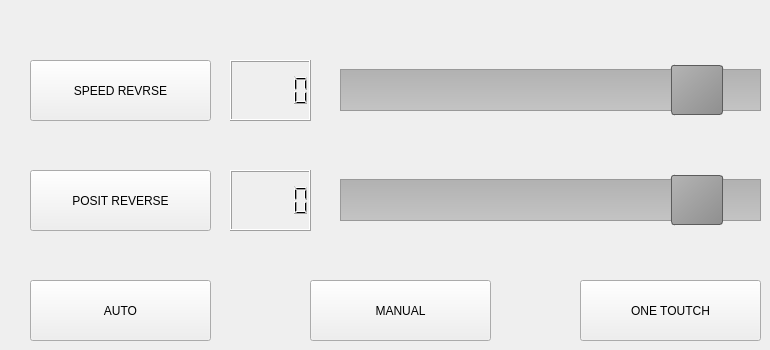
   <widget class="QWidget" name="tabFocus">
    <attribute name="title">
     <string>FOCUS</string>
    </attribute>
    <widget class="QSlider" name="SliderFocusSPSpeed">
     <property name="geometry">
      <rect>
       <x>340</x>
       <y>60</y>
       <width>421</width>
       <height>60</height>
      </rect>
     </property>
     <property name="styleSheet">
      <string notr="true">QSlider::groove:horizontal {
    border: 1px solid #999999;
    height: 40px; /* the groove expands to the size of the slider by default. by giving it a height, it has a fixed size */
    background: qlineargradient(x1:0, y1:0, x2:0, y2:1, stop:0 #B1B1B1, stop:1 #c4c4c4);
    margin: 2px 0;
}

QSlider::handle:horizontal {
    background: qlineargradient(x1:0, y1:0, x2:1, y2:1, stop:0 #b4b4b4, stop:1 #8f8f8f);
    border: 1px solid #5c5c5c;
    width: 50px;
    margin: -5px 0 ; /* handle is placed by default on the contents rect of the groove. Expand outside the groove */
    border-radius: 3px;
}</string>
     </property>
     <property name="maximum">
      <number>100</number>
     </property>
     <property name="value">
      <number>90</number>
     </property>
     <property name="orientation">
      <enum>Qt::Horizontal</enum>
     </property>
    </widget>
    <widget class="QSlider" name="SliderFocusPosVolume">
     <property name="geometry">
      <rect>
       <x>340</x>
       <y>170</y>
       <width>421</width>
       <height>60</height>
      </rect>
     </property>
     <property name="styleSheet">
      <string notr="true">QSlider::groove:horizontal {
    border: 1px solid #999999;
    height: 40px; /* the groove expands to the size of the slider by default. by giving it a height, it has a fixed size */
    background: qlineargradient(x1:0, y1:0, x2:0, y2:1, stop:0 #B1B1B1, stop:1 #c4c4c4);
    margin: 2px 0;
}

QSlider::handle:horizontal {
    background: qlineargradient(x1:0, y1:0, x2:1, y2:1, stop:0 #b4b4b4, stop:1 #8f8f8f);
    border: 1px solid #5c5c5c;
    width: 50px;
    margin: -5px 0 ; /* handle is placed by default on the contents rect of the groove. Expand outside the groove */
    border-radius: 3px;
}</string>
     </property>
     <property name="maximum">
      <number>100</number>
     </property>
     <property name="value">
      <number>90</number>
     </property>
     <property name="orientation">
      <enum>Qt::Horizontal</enum>
     </property>
    </widget>
    <widget class="QPushButton" name="ButRevFocusSpeed">
     <property name="geometry">
      <rect>
       <x>30</x>
       <y>60</y>
       <width>181</width>
       <height>61</height>
      </rect>
     </property>
     <property name="text">
      <string>SPEED REVRSE</string>
     </property>
    </widget>
    <widget class="QPushButton" name="ButRevFocusPosition">
     <property name="geometry">
      <rect>
       <x>30</x>
       <y>170</y>
       <width>181</width>
       <height>61</height>
      </rect>
     </property>
     <property name="text">
      <string>POSIT REVERSE</string>
     </property>
    </widget>
    <widget class="QLCDNumber" name="lcdFocusSpeed">
     <property name="geometry">
      <rect>
       <x>230</x>
       <y>60</y>
       <width>81</width>
       <height>61</height>
      </rect>
     </property>
    </widget>
    <widget class="QLCDNumber" name="lcdFocusPosVolume">
     <property name="geometry">
      <rect>
       <x>230</x>
       <y>170</y>
       <width>81</width>
       <height>61</height>
      </rect>
     </property>
    </widget>
    <widget class="QPushButton" name="ButFocusAuto">
     <property name="geometry">
      <rect>
       <x>30</x>
       <y>280</y>
       <width>181</width>
       <height>61</height>
      </rect>
     </property>
     <property name="text">
      <string>AUTO</string>
     </property>
    </widget>
    <widget class="QPushButton" name="ButFocusManual">
     <property name="geometry">
      <rect>
       <x>310</x>
       <y>280</y>
       <width>181</width>
       <height>61</height>
      </rect>
     </property>
     <property name="text">
      <string>MANUAL</string>
     </property>
    </widget>
    <widget class="QPushButton" name="ButFocusOneToutch">
     <property name="geometry">
      <rect>
       <x>580</x>
       <y>280</y>
       <width>181</width>
       <height>61</height>
      </rect>
     </property>
     <property name="text">
      <string>ONE TOUTCH</string>
     </property>
    </widget>
   </widget>
